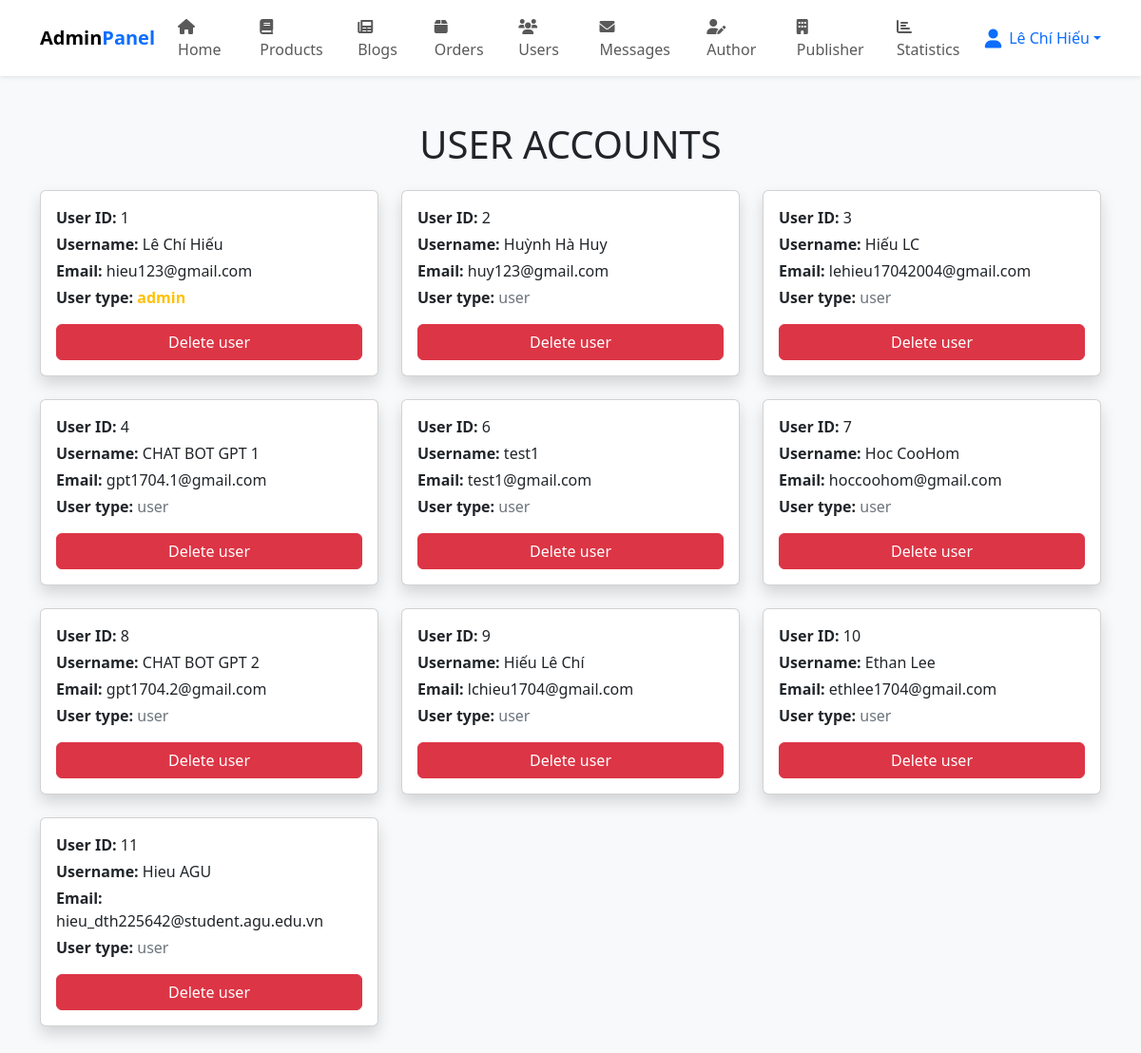
/admin_users.php (signed in), run on the app's committed database.
### tables this page shows
CREATE TABLE `users` (
  `id` int(11) NOT NULL,
  `name` varchar(100) NOT NULL,
  `email` varchar(100) NOT NULL,
  `password` varchar(100) NOT NULL,
  `verification_code` varchar(255) DEFAULT NULL,
  `is_verified` tinyint(1) NOT NULL DEFAULT 0,
  `remember_token` varchar(128) DEFAULT NULL,
  `user_type` varchar(20) NOT NULL DEFAULT 'user'
);

### admin_users.php (the view, shortened to what this page needs)
<?php
include 'config.php';
?>
<!DOCTYPE html>
<html lang="en">
<head>
   <link href="https://cdn.jsdelivr.net/npm/bootstrap@5.3.3/dist/css/bootstrap.min.css" rel="stylesheet">
   <link rel="stylesheet" href="https://cdnjs.cloudflare.com/ajax/libs/font-awesome/6.0.0/css/all.min.css">
</head>
<body class="bg-light">
   <?php include 'admin_header.php'; ?>
   <section class="container my-5">
      <h1 class="text-center text-uppercase mb-4">User Accounts</h1>
      <div class="row g-4">
         <?php
         $select_users = mysqli_query($conn, "SELECT * FROM `users`") or die('query failed');
         while ($fetch_users = mysqli_fetch_assoc($select_users)) {
         ?>
            <div class="col-md-4 col-sm-6">
               <div class="card shadow h-100">
                  <div class="card-body">
                     <p class="mb-1"><strong>User ID:</strong> <span><?php echo $fetch_users['id']; ?></span></p>
                     <p class="mb-1"><strong>Username:</strong> <span><?php echo $fetch_users['name']; ?></span></p>
                     <p class="mb-1"><strong>Email:</strong> <span><?php echo $fetch_users['email']; ?></span></p>
                     <p class="mb-3">
                        <strong>User type:</strong>
                        <span class="<?php echo ($fetch_users['user_type'] == 'admin') ? 'text-warning fw-bold' : 'text-secondary'; ?>">
                           <?php echo $fetch_users['user_type']; ?>
                        </span>
                     </p>
                     <a href="admin_users.php?delete=<?php echo $fetch_users['id']; ?>" onclick="return confirm('delete this user?');" class="btn btn-danger w-100">Delete user</a>
                  </div>
               </div>
            </div>
         <?php
         };
         ?>
      </div>
   </section>
</body>
</html>

### data on the page
users: id "1", name "Lê Chí Hiếu", email "hieu123@gmail.com", user_type "admin"
users: id "2", name "Huỳnh Hà Huy", email "huy123@gmail.com", user_type "user"
users: id "3", name "Hiếu LC", email "lehieu17042004@gmail.com", user_type "user"
users: id "4", name "CHAT BOT GPT 1", email "gpt1704.1@gmail.com", user_type "user"
users: id "6", name "test1", email "test1@gmail.com", user_type "user"
users: id "7", name "Hoc CooHom", email "hoccoohom@gmail.com", user_type "user"
users: id "8", name "CHAT BOT GPT 2", email "gpt1704.2@gmail.com", user_type "user"
users: id "9", name "Hiếu Lê Chí", email "lchieu1704@gmail.com", user_type "user"
users: id "10", name "Ethan Lee", email "ethlee1704@gmail.com", user_type "user"
users: id "11", name "Hieu AGU", email "hieu_dth225642@student.agu.edu.vn", user_type "user"

### other printed values
$admin_name "Lê Chí Hiếu"
